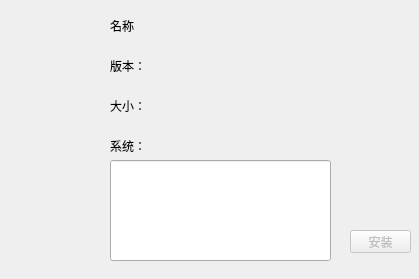
<?xml version="1.0" encoding="UTF-8"?>
<ui version="4.0">
 <class>Widget</class>
 <widget class="QWidget" name="Widget">
  <property name="geometry">
   <rect>
    <x>0</x>
    <y>0</y>
    <width>419</width>
    <height>279</height>
   </rect>
  </property>
  <property name="windowTitle">
   <string>Widget</string>
  </property>
  <widget class="QLabel" name="label">
   <property name="geometry">
    <rect>
     <x>10</x>
     <y>30</y>
     <width>81</width>
     <height>71</height>
    </rect>
   </property>
   <property name="text">
    <string/>
   </property>
  </widget>
  <widget class="QLabel" name="lbapkName">
   <property name="geometry">
    <rect>
     <x>110</x>
     <y>10</y>
     <width>201</width>
     <height>31</height>
    </rect>
   </property>
   <property name="text">
    <string>名称</string>
   </property>
  </widget>
  <widget class="QLabel" name="lbApkVersion">
   <property name="geometry">
    <rect>
     <x>110</x>
     <y>50</y>
     <width>181</width>
     <height>31</height>
    </rect>
   </property>
   <property name="text">
    <string>版本：</string>
   </property>
  </widget>
  <widget class="QLabel" name="lbapkSize">
   <property name="geometry">
    <rect>
     <x>110</x>
     <y>90</y>
     <width>211</width>
     <height>31</height>
    </rect>
   </property>
   <property name="text">
    <string>大小：</string>
   </property>
  </widget>
  <widget class="QLabel" name="lbSdkVersion">
   <property name="geometry">
    <rect>
     <x>110</x>
     <y>130</y>
     <width>231</width>
     <height>31</height>
    </rect>
   </property>
   <property name="text">
    <string>系统：</string>
   </property>
  </widget>
  <widget class="QLineEdit" name="lePermisons">
   <property name="geometry">
    <rect>
     <x>110</x>
     <y>160</y>
     <width>221</width>
     <height>101</height>
    </rect>
   </property>
  </widget>
  <widget class="QPushButton" name="btninstall">
   <property name="enabled">
    <bool>false</bool>
   </property>
   <property name="geometry">
    <rect>
     <x>350</x>
     <y>230</y>
     <width>61</width>
     <height>23</height>
    </rect>
   </property>
   <property name="text">
    <string>安装</string>
   </property>
  </widget>
  <widget class="QLabel" name="lbState">
   <property name="geometry">
    <rect>
     <x>20</x>
     <y>210</y>
     <width>61</width>
     <height>31</height>
    </rect>
   </property>
   <property name="text">
    <string/>
   </property>
  </widget>
 </widget>
 <layoutdefault spacing="6" margin="11"/>
 <resources/>
 <connections/>
</ui>
